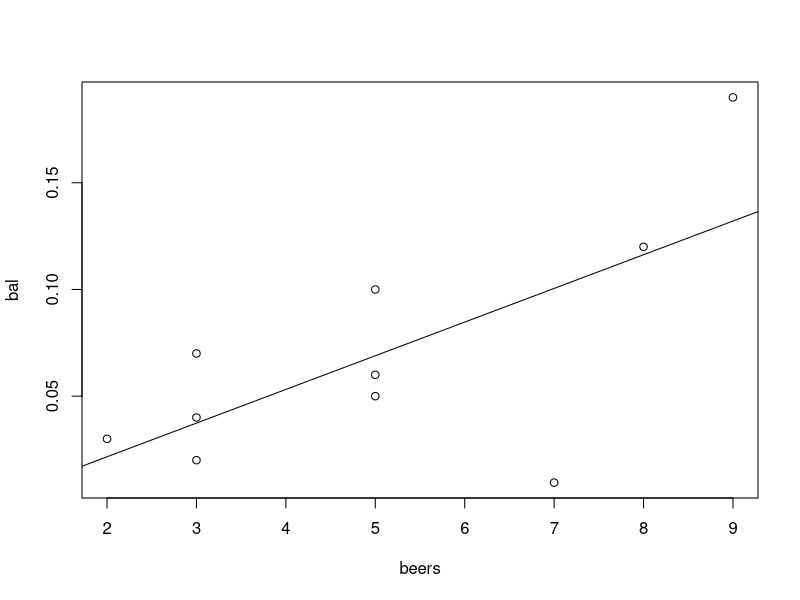
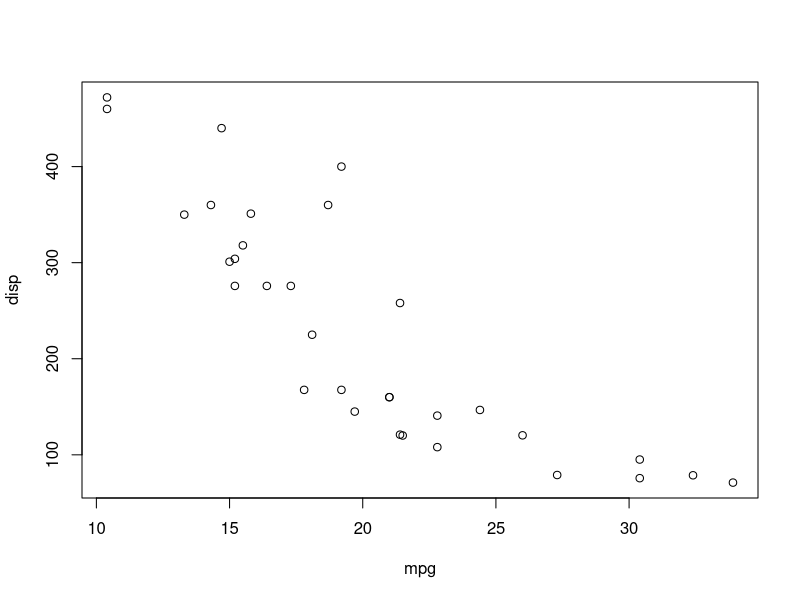
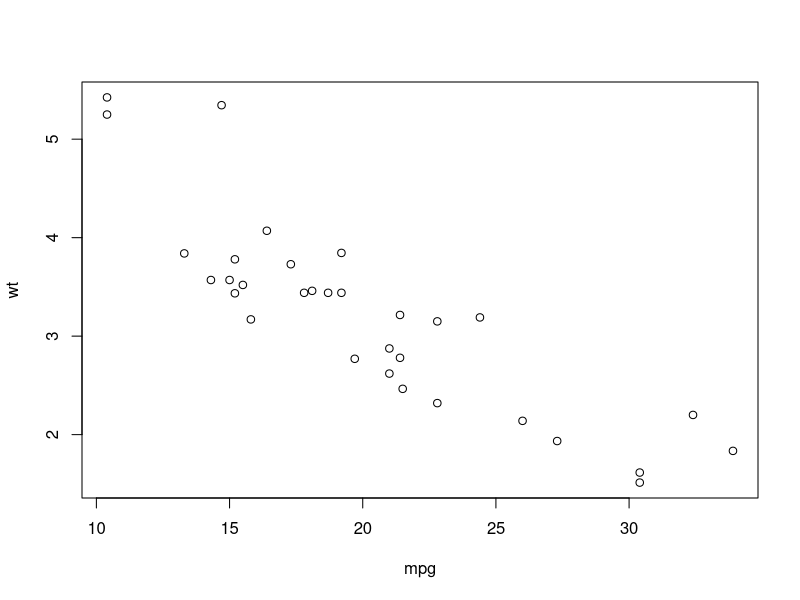
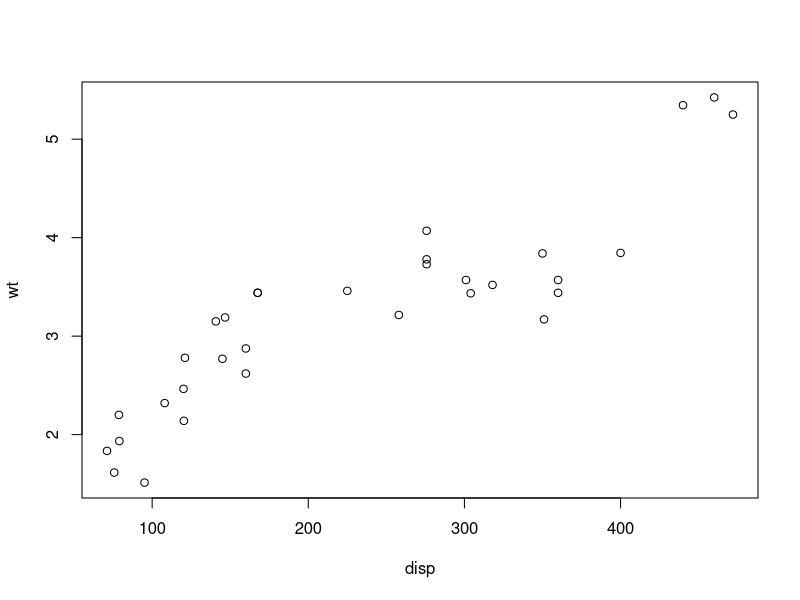
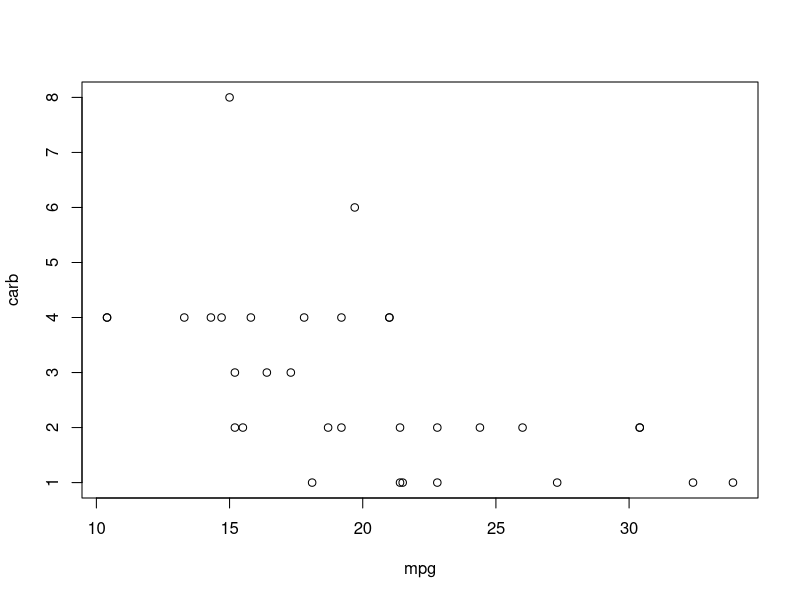

Reproduce these figures in R, in order.
# 상관 분석에 대해서 이해하기
# 음주량
beers <- c(5,2,9,8,3,7,3,5,3,5)
# 혈중 알콜 농도
bal <- c(0.1, 0.03, 0.19, 0.12, 0.04, 0.0095, 0.07, 0.06, 0.02, 0.05)

length(beers)
length(bal)

data <- data.frame(beers, bal)
data

# 산점도 그리기
plot(bal~beers, data = data)

# lm() : 회귀식을 수하는 함수
res <- lm(bal~beers, data = data)
res
# abline() : 회귀선을 그리는 함수
abline(res)

# cor() : 상관계수를 구하는 함수
# -1 <= r <= 1 
# -0.5보다 작거나 혹은 0.5이상, 1에 가까울수록 상관도가 높다.
cor(beers, bal)

# iris데이터 셋 4개의 변수의 상관관계
cor(iris[, 1:4])

mtcars
# 연비를 가져옴
mpg <- mtcars$mpg
# 배기량을 가져옴
disp <- mtcars$disp
# 중량을 가져옴
wt <- mtcars$wt

# 산점도 그리기
plot(x = mpg, y = disp)
plot(x = mpg, y = wt)
plot(x = disp, y = wt)

# 연비와 배기량의 상관계수 : -1에 가깝다
cor(mpg, disp)
# 연비와 중량의 상관계수 : -1에 가깝다
cor(mpg, wt)
cor(disp, wt)

str(mtcars)
# 여닙외 카브레터의 상관관계 : -0.5509251
carb <- mtcars$carb
plot(x = mpg, y = carb)
cor(mpg, carb)